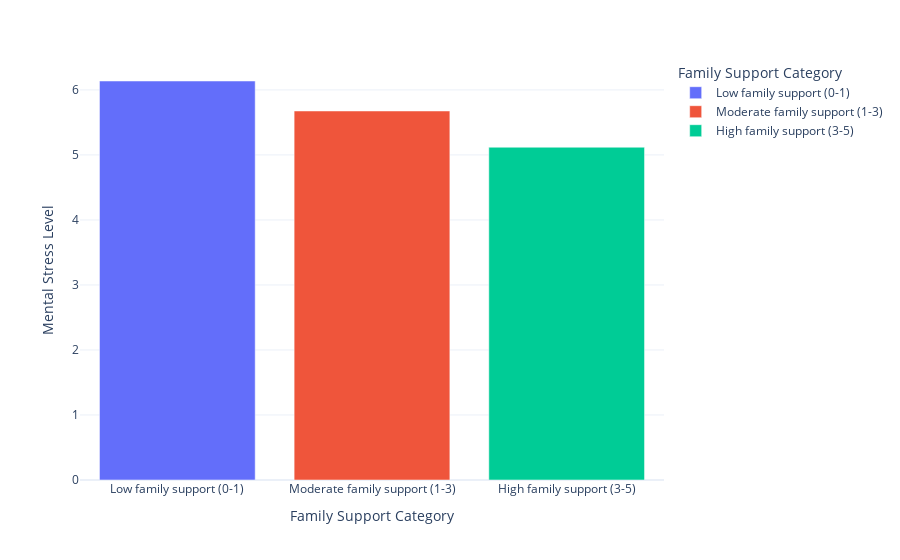

The notebook cell saved with this chart:
### Code cell
family_support_mental_stress_levels = px.bar(
   family_support_mentalstress_level.reset_index(), 
    x='Family Support Category', 
    y='Mental Stress Level', 
    color='Family Support Category',
    template='plotly_white'
)
family_support_mental_stress_levels.show()
#Higher family support reduces mental stress

### Figure 1 — Plotly figure (JSON) as saved in the notebook; plotly's stock layout.template omitted (floating-point values rounded to 4 significant figures)
{"data": [{"alignmentgroup": "True", "hovertemplate": "Family Support Category=%{x}<br>Mental Stress Level=%{y}<extra></extra>", "legendgroup": "Low family support (0-1)", "marker": {"color": "#636efa", "pattern": {"shape": ""}}, "name": "Low family support (0-1)", "offsetgroup": "Low family support (0-1)", "orientation": "v", "showlegend": true, "textposition": "auto", "type": "bar", "x": ["Low family support (0-1)"], "xaxis": "x", "y": [6.137], "yaxis": "y"}, {"alignmentgroup": "True", "hovertemplate": "Family Support Category=%{x}<br>Mental Stress Level=%{y}<extra></extra>", "legendgroup": "Moderate family support (1-3)", "marker": {"color": "#EF553B", "pattern": {"shape": ""}}, "name": "Moderate family support (1-3)", "offsetgroup": "Moderate family support (1-3)", "orientation": "v", "showlegend": true, "textposition": "auto", "type": "bar", "x": ["Moderate family support (1-3)"], "xaxis": "x", "y": [5.676], "yaxis": "y"}, {"alignmentgroup": "True", "hovertemplate": "Family Support Category=%{x}<br>Mental Stress Level=%{y}<extra></extra>", "legendgroup": "High family support (3-5)", "marker": {"color": "#00cc96", "pattern": {"shape": ""}}, "name": "High family support (3-5)", "offsetgroup": "High family support (3-5)", "orientation": "v", "showlegend": true, "textposition": "auto", "type": "bar", "x": ["High family support (3-5)"], "xaxis": "x", "y": [5.118], "yaxis": "y"}], "layout": {"barmode": "relative", "legend": {"title": {"text": "Family Support Category"}, "tracegroupgap": 0}, "margin": {"t": 60}, "xaxis": {"anchor": "y", "categoryarray": ["Low family support (0-1)", "Moderate family support (1-3)", "High family support (3-5)"], "categoryorder": "array", "domain": [0, 1], "title": {"text": "Family Support Category"}}, "yaxis": {"anchor": "x", "domain": [0, 1], "title": {"text": "Mental Stress Level"}}}}
